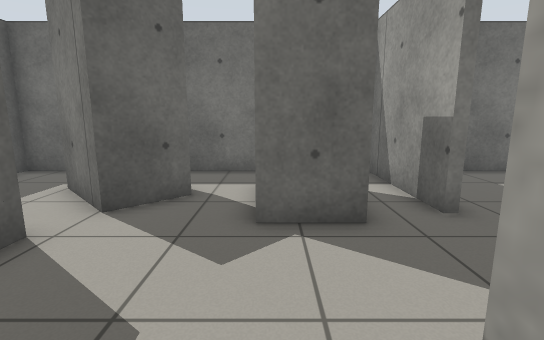
view 1 (above)

16 first-person views from a walk through a robot-simulator world made for Gazebo. The camera is 0.94 m above the floor, tilts 10° down and sees 85° across. The floor is counted in squares, 0.5 m on a side. Each view is taken from the middle of a square. On the plan, view 1 faces up. The plan holds only what a view shows up to about 16 squares ahead; the rest is blank.

view 2
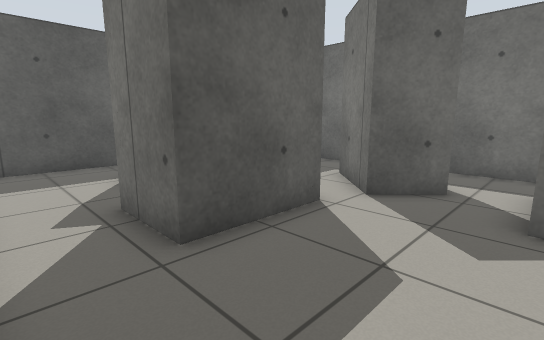

view 3
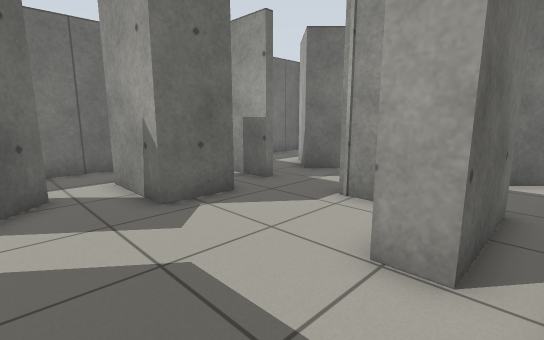

view 4
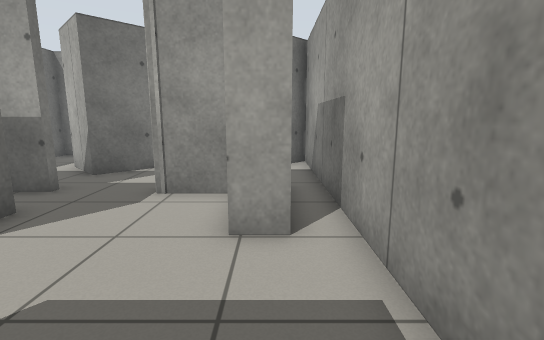

view 5
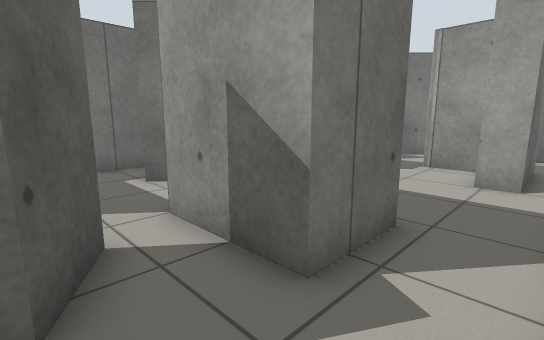

view 6
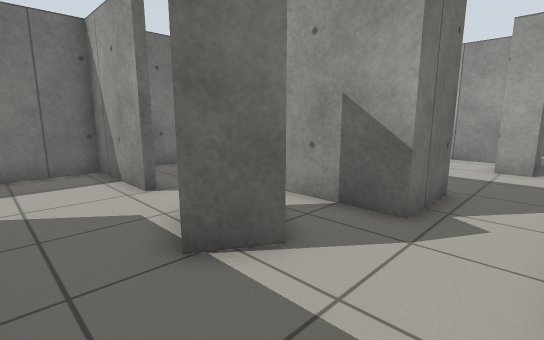

view 7
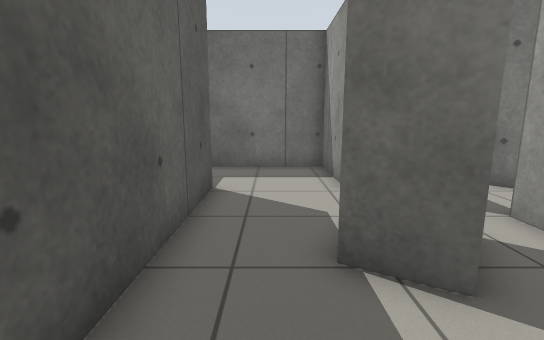

view 8
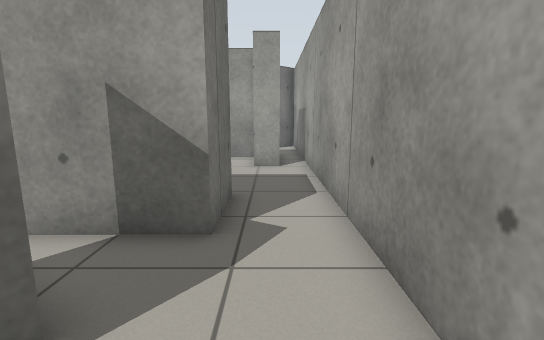

view 9
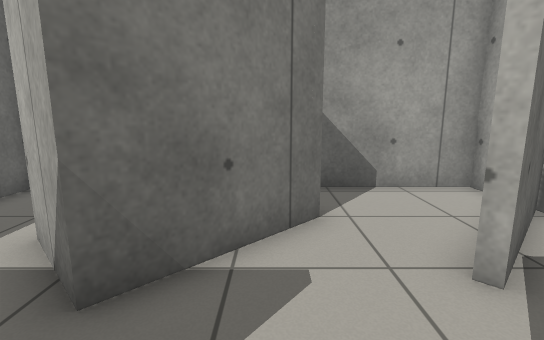

view 10
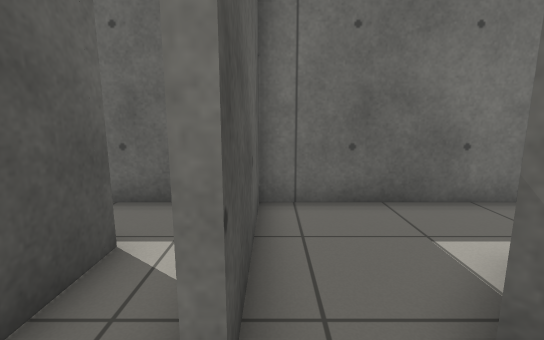

view 11
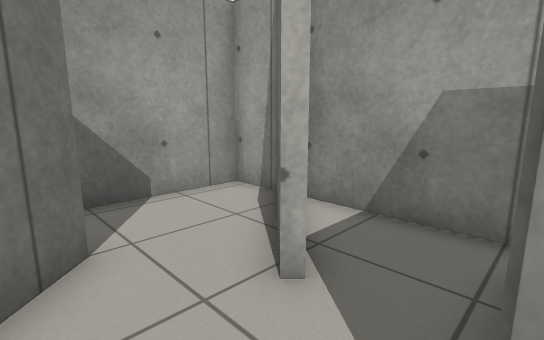

view 12
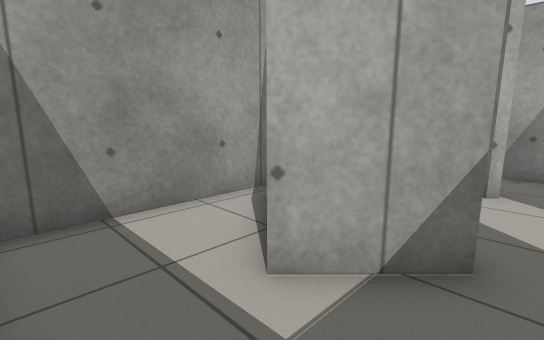

view 13
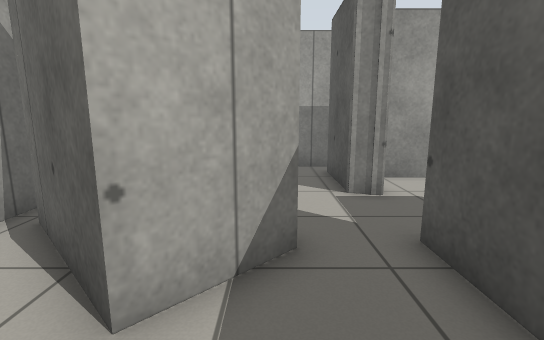

view 14
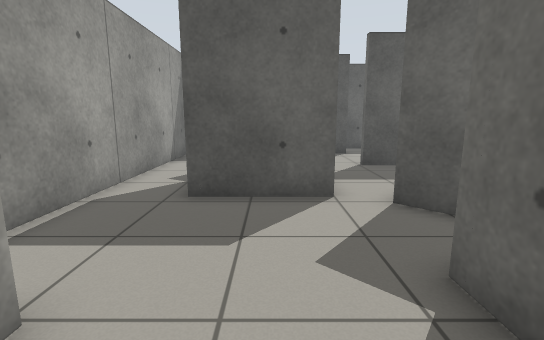

view 15
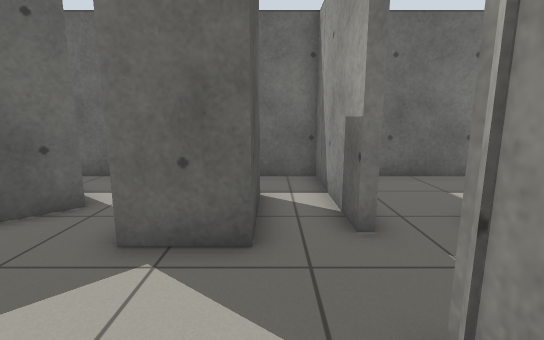

view 16
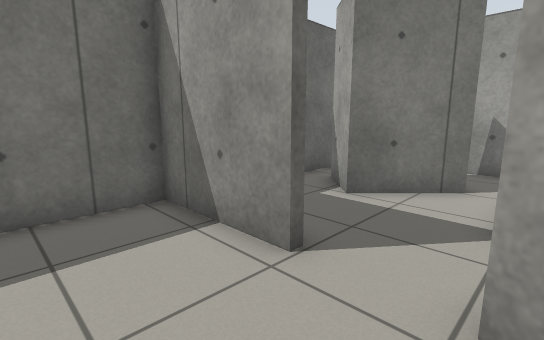

### Floor plan
Ten units are one square. View 1 is at (0, 0); x grows to the right and y downward. Boxes are objects, and circles mark ways between rooms. Rooms are numbered by the first view taken in them; rooms with no view inside come last. Other rooms are left out.
<svg viewBox="-135 -109 250 129">
<path fill="none" stroke="#000" d="M-39 -45 -39 -10 -64 -10M17 -51 -3 -51 -3 -81M-19 -72 -34 -57M41 -15 41 3 6 3 6 -7 15 -7M-74 15 89 15 59 -15M16 -104 -44 -104M-94 -39 -91 -44M-78 -36 -88 -19 -102 -27M-87 -66 -90 -66 -90 -104 -124 -104M-126 -70 -126 6M-64 -10 -64 -35M-124 15 -74 15M33 -56 33 -104 16 -104M17 -81 17 -51M15 -7 25 -7M33 -7 33 -28 33 -29M85 -30 56 -59M62 -17 90 11M33 -29 41 -27 41 -15M37 -66 37 -56M92 15 110 15 110 -49M56 -59 74 -77 103 -48M110 -49 110 -104 37 -104 37 -66M-87 -80 -87 -66M-64 -35 -64 -45M-34 -57 -55 -78 -40 -93M-44 -104 -87 -104 -87 -99"/>
<circle cx="-65" cy="5" r="3" fill="#2a7"/>
<circle cx="10" cy="-25" r="3" fill="#2a7"/>
<circle cx="5" cy="-95" r="3" fill="#2a7"/>
<circle cx="55" cy="-5" r="3" fill="#2a7"/>
<circle cx="-40" cy="-100" r="3" fill="#2a7"/>
<circle cx="-40" cy="-50" r="3" fill="#2a7"/>
<circle cx="-70" cy="-30" r="3" fill="#2a7"/>
<circle cx="-90" cy="-55" r="3" fill="#2a7"/>
<circle cx="40" cy="-40" r="3" fill="#2a7"/>
<circle cx="50" cy="-60" r="3" fill="#2a7"/>
<text x="-10" y="-30">1</text>
<text x="-100" y="-40">2</text>
<text x="20" y="-60">3</text>
<text x="70" y="-30">4</text>
<text x="80" y="-90">5</text>
<text x="-70" y="-70">6</text>
</svg>
Room 1 opens to room 2. Room 1 opens to room 3. Room 1 opens to room 4. Room 1 opens to room 6. Room 2 opens to room 6. Room 3 opens to room 4. Room 4 opens to room 5.

Where each view was taken, in squares from view 1:
view 1: 0 up, 0 right, facing up
view 2: 1 down, 0 right, facing up-left
view 3: 1 down, 3 left, facing up-right
view 4: 0 up, 4 left, facing right
view 5: 1 down, 9 left, facing up-right
view 6: 1 down, 12 left, facing up-right
view 7: 1 down, 11 left, facing up
view 8: 0 up, 11 left, facing right
view 9: 4 up, 3 right, facing right
view 10: 4 up, 4 right, facing up
view 11: 4 up, 4 right, facing down-right
view 12: 10 up, 5 right, facing down-right
view 13: 10 up, 6 right, facing down
view 14: 3 up, 3 right, facing left
view 15: 1 up, 2 right, facing up
view 16: 4 up, 12 left, facing up-right
